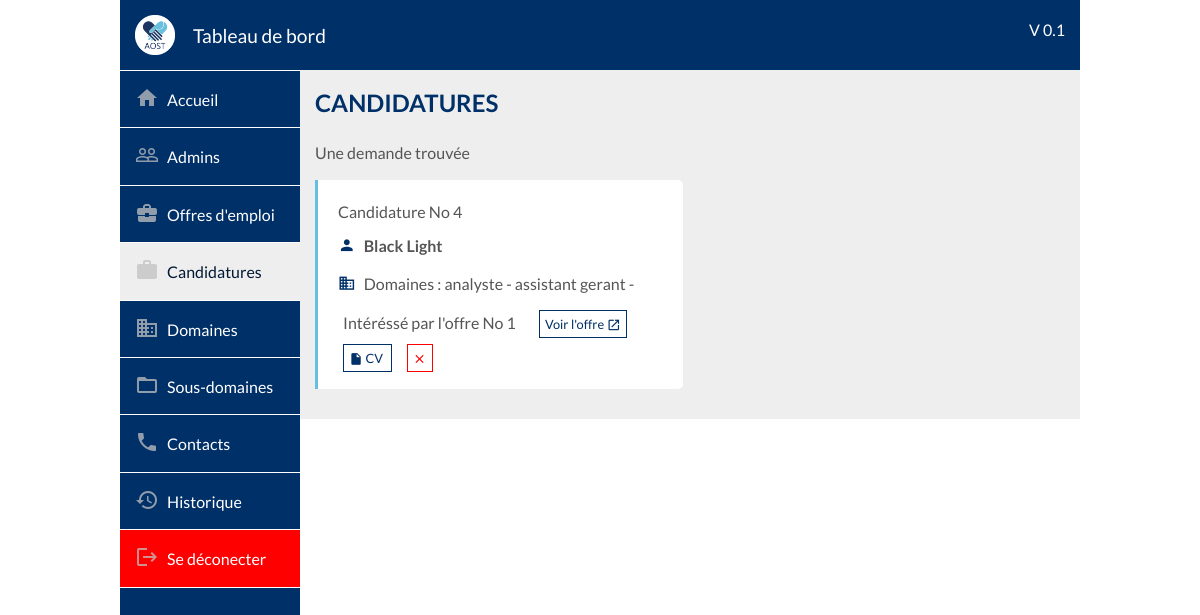
Before: /dashboard/asked-offers/index.php (signed in) with the older database file.
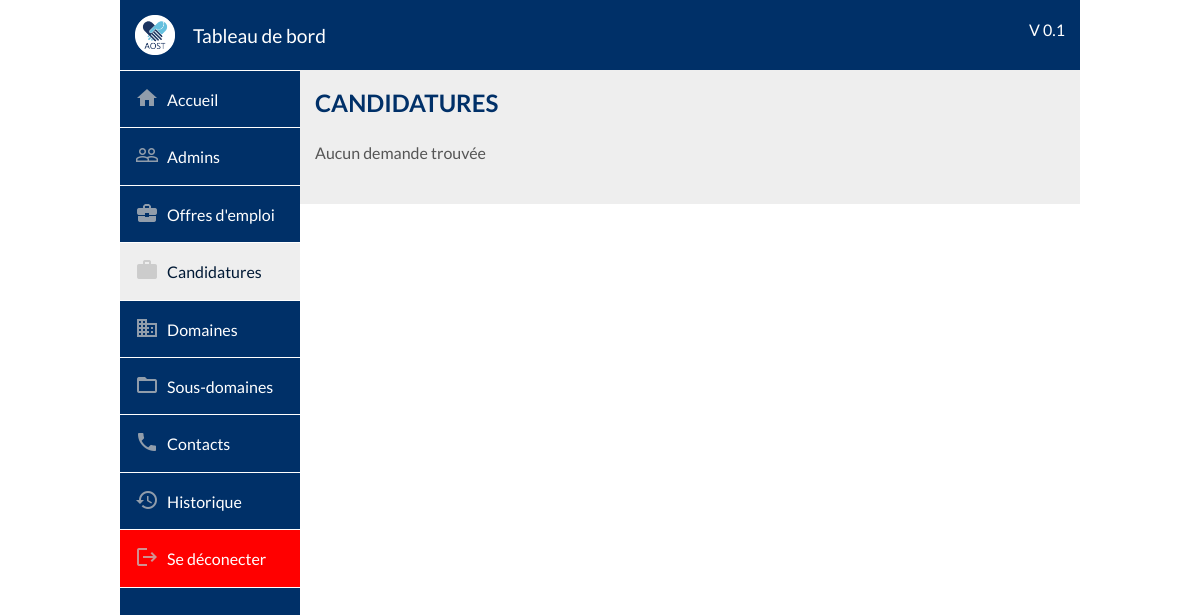
After: the same page with the newer database file.
### tables this page shows
CREATE TABLE IF NOT EXISTS `candidacy` (
  `id` bigint(20) NOT NULL AUTO_INCREMENT,
  `id_offer` bigint(20) NOT NULL,
  `id_subdomain` bigint(20) NOT NULL,
  `city` varchar(100) DEFAULT NULL COMMENT 'Ville du postulant',
  `name` varchar(100) NOT NULL,
  `first_name` varchar(100) DEFAULT NULL,
  `phone` varchar(50) DEFAULT NULL,
  `email` varchar(255) DEFAULT NULL,
  `domains` varchar(200) DEFAULT NULL,
  `about` longtext,
  `cv_file` varchar(255) DEFAULT NULL,
  `motivation_file` varchar(255) DEFAULT NULL,
  `deleted` int(2) NOT NULL DEFAULT '0' COMMENT 'Vaudra 1 si supprimé par un admin',
  `added_at` datetime NOT NULL DEFAULT CURRENT_TIMESTAMP,
  PRIMARY KEY (`id`),
  KEY `id_job` (`id_offer`),
  KEY `fk_subdomain` (`id_subdomain`)
);

### outils/php/Session.class.php (called while the page is built, shortened)
<?php
  class Session
  {
    private $currentPage;
    function __construct($currentPage = "home", $currentSubPage = "", $currentDomain = "", $role_1 = "super", $role_2 = "moderateur")
    {
      $this->currentPage = $currentPage;
    }
    public function getCurrentPage(){
      return $this->currentPage;
    }
    public function setCurrentPage($currentPage){
      $this->currentPage = $currentPage;
    }
    public function presentationPage($title, $img){ ?>
    <?php }
  }
?>

### dashboard/asked-offers/index.php (called while the page is built)
<?php include($_SERVER["DOCUMENT_ROOT"]."/aost/dashboard/outils/php/redirection.php");
	redirection("Demandes d'offre", _DASHBOARD_PHP_PATH."asked-offers/asked-offers.php", "asked-offers", "", _DASHBOARD_PATH."asked-offers/asked-offers.css", _DASHBOARD_PATH."asked-offers/asked-offers.js");
?>

### class/Candidacy.class.php (called while the page is built, shortened)
<?php
class Candidacy
{
    private $_id;
    private $_id_offer;
    private $_name;
    private $_first_name;
    private $_domains;
    private $_cv_file;
    public function __construct(array $data){
        foreach ($data as $key => $value) {
            $method='set'.ucfirst($key);
        }
    }
    public function setId($id){
        $this->_id=intval($id);
    }
    public function getId(){
        return $this->_id;
    }
    public function setId_offer($id_offer){
        $this->_id_offer=intval($id_offer);
    }
    public function getId_offer(){
        return $this->_id_offer;
    }
    public function setName($name){
        $this->_name=htmlentities(strval($name));
    }
    public function getName(){
        return $this->_name;
    }
    public function setFirst_name($first_name){
        $this->_first_name=htmlentities(strval($first_name));
    }
    public function getFirst_name(){
        return $this->_first_name;
    }
    public function setDomains($domains){
        $this->_domains=htmlentities(strval($domains));
    }
    public function getDomains(){
        return $this->_domains;
    }
    public function setCv_file($cv_file){
        $this->_cv_file=strval($cv_file);
    }
    public function getCv_file(){
        return $this->_cv_file;
    }
public function getCandidacys() {
    include(_APP_PATH."bd/server-connect.php");
    $query=$db->prepare("SELECT * FROM candidacy ORDER BY id ASC");
    $candidacy=[];
    if($query->execute()){
        while($data=$query->fetch()){
            $candidacy[]=new Candidacy($data);
        }
        return $candidacy;
    }else{
        return false;
    }
}
}
?>

### dashboard/asked-offers/asked-offers.php (the view, shortened to what this page needs)
<h2 class="margin-top-none" style="display: inline-block">Candidatures</h2>
<?php
$candidacies = $candidacy->getCandidacys();
?>
<span class="stat" style="display: block">
  <?php
  if(count($candidacies) > 1){
    echo count($candidacies)." demandes trouvées";
  }else {
    if(count($candidacies) > 0){
      echo "Une demande trouvée";
    }else {
      echo "Aucun demande trouvée";
    }
  }
  ?>
</span>
<div class="suggest_container">
  <?php foreach ($candidacies as $candidacy) { ?>
    <div class="suggest_block">
      <div class="suggest_row">
        <span class="suggest_col">Candidature No <?php echo $candidacy->getId(); ?></span>
      </div>
      <div class="suggest_row">
        <span class="suggest_title"><i class="material-icons vertical-align-bottom margin-right-5 background-primary">person</i> <?php echo htmlspecialchars_decode($candidacy->getName())." ".htmlspecialchars_decode($candidacy->getFirst_name()); ?></span>
      </div>
      <div class="suggest_row">
        <span class="suggest_col" style="max-width: 100%; overflow: hidden; height: 1.4em;" title="Domaines : <?php echo str_replace(",", " - ", htmlspecialchars_decode($candidacy->getDomains())); ?>">
          <i class="material-icons vertical-align-bottom margin-right-5 background-primary">domain</i>
          Domaines : <?php echo str_replace(",", " - ", htmlspecialchars_decode($candidacy->getDomains())); ?>
        </span>
      </div>
      <div class="suggest_row">
        <span class="suggest_row">Intéréssé par l'offre No <?php echo $candidacy->getId_offer(); ?></span>
        <a href="<?php echo _ROOT_PATH."job/offers/a/Offres d'emploi/".$candidacy->getId_offer()."/" ?>" target="_blank" class="btnEdit" id="" title="Voir l'offre">
          Voir l'offre
          <i class="material-icons vertical-align-bottom">launch</i>
        </a>
      </div>
      <div class="suggest_row">
        <?php if($candidacy->getCv_file() != ""){ ?>
        <span class="btnEdit" id="btnSeeCV<?php echo $candidacy->getId(); ?>" title="Voir le CV" style="margin-left: 5px">
          <i class="material-icons vertical-align-bottom">insert_drive_file</i>
          CV
        </span>
        <?php } ?>
        <span class="btnDelete" id="btnDeleteCandidacy<?php echo $candidacy->getId(); ?>" title="Supprimer cette candidature">
          <i class="material-icons vertical-align-bottom">close</i>
        </span>
      </div>
    </div>
  <?php } ?>
</div>

### dashboard/nav/head.php (shortened to what this page needs)
<!DOCTYPE html>
<html lang="fr">
  <head>
    <link rel="stylesheet" href="<?php echo _ROOT_PATH; ?>outils/css/vars.css">
    <link rel="stylesheet" href="<?php echo _ROOT_PATH; ?>outils/css/global.css">
    <link rel="stylesheet" href="<?php echo _ROOT_PATH; ?>outils/frameworks/trumbowyg/ui/trumbowyg.css">
    <link rel="stylesheet" href="<?php echo _DASHBOARD_PATH; ?>outils/css/global.css">
    <link rel="stylesheet" href="<?php echo _DASHBOARD_PATH; ?>nav/nav.css">

### dashboard/outils/php/redirection.php (shortened to what this page needs)
<?php
  require_once _APP_PATH.'outils/php/Session.class.php';
  $session = new Session();
  function redirection($title, $pageContain, $currentPage, $currentSubPage, $css, $js){
  ?>
  <?php
    include(_DASHBOARD_PHP_PATH."nav/head.php");
    global $session;
    $session->setCurrentPage($currentPage);
    $session->setCurrentSubPage($currentSubPage);
  ?>
      <link rel="stylesheet" href="<?php echo $css; ?>"/>
  	</head>
  	<body>
      <?php include(_DASHBOARD_PHP_PATH."nav/nav.php");  ?>
      <div class="dashbord_item" style="">
        <?php
          if(isset($_SESSION["email"])){
            include($pageContain);
          }else {
            include(_DASHBOARD_PHP_PATH."login/index.php");
          }
        ?>
      </div>
      <?php include(_DASHBOARD_PHP_PATH."footer/footer.php");  ?>
<?php } ?>

### dashboard/nav/nav.php (shortened to what this page needs)
<header>
  <div class="header_left">
    <a href="<?php echo _DASHBOARD_PATH; ?>">
      <img src="<?php echo _ROOT_PATH; ?>img/logo.png" alt="logo AOST">
    </a>
    <span>Tableau de bord</span>
  </div>
  <div class="header_right">
    <span class="hide-on-mobile">V 0.1</span>
  </div>
</header>
<nav class="nav_block">
  <ul>
    <li><a href="<?php echo _DASHBOARD_PATH; ?>home/" class="dashboard_nav_link <?php if($session->getCurrentPage()=="home"){echo "dashboard_nav_link_hover";} ?>"><i class="material-icons vertical-align-bottom">home</i> Accueil</a></li>
    <li><a href="<?php echo _DASHBOARD_PATH; ?>admins/" class="dashboard_nav_link <?php if($session->getCurrentPage()=="admins"){echo "dashboard_nav_link_hover";} ?>" class="dashboard_nav_link"><i class="material-icons vertical-align-bottom">people_outline</i> Admins</a></li>
    <li><a href="<?php echo _DASHBOARD_PATH; ?>offers/" class="dashboard_nav_link <?php if($session->getCurrentPage()=="offers"){echo "dashboard_nav_link_hover";} ?>"><i class="material-icons vertical-align-bottom">business_center</i> Offres d'emploi</a></li>
    <li><a href="<?php echo _DASHBOARD_PATH; ?>asked-offers/" class="dashboard_nav_link <?php if($session->getCurrentPage()=="asked-offers"){echo "dashboard_nav_link_hover";} ?>"><i class="material-icons vertical-align-bottom">work</i> Candidatures</a></li>
    <li><a href="<?php echo _DASHBOARD_PATH; ?>domains/" class="dashboard_nav_link <?php if($session->getCurrentPage()=="domains"){echo "dashboard_nav_link_hover";} ?>"><i class="material-icons vertical-align-bottom">domain</i> Domaines</a></li>
    <li><a href="<?php echo _DASHBOARD_PATH; ?>subdomains/" class="dashboard_nav_link <?php if($session->getCurrentPage()=="subdomains"){echo "dashboard_nav_link_hover";} ?>"><i class="material-icons vertical-align-bottom">folder_open</i> Sous-domaines</a></li>
    <li><a href="#" class="dashboard_nav_link"><i class="material-icons vertical-align-bottom">phone</i> Contacts</a></li>
    <li><a href="#" class="dashboard_nav_link"><i class="material-icons vertical-align-bottom">history</i> Historique</a></li>
    <?php if(isset($_SESSION["email"])){ ?>
      <li><a class="dashboard_nav_link background-danger" id="log_out_btn"><i class="material-icons vertical-align-bottom">logout</i> Se déconecter</a></li>
    <?php } ?>
  </ul>
</nav>

### dashboard/footer/footer.php
</body>
</html>

### outils/css/vars.css (style rules this page uses)
:root { --color-primary : #003068; --color-secondary : #66BFDE; --color-tertiary : #001935; --color-shadow : #eee; --color-text : #555; --color-danger : red; --color-danger-dark : darkred; --color-success : green; --color-success-dark : darkgreen; --border-radius-size : 5px; --nav-text-color : white; --nav-bg-color : var(--color-primary); --nav-text-hover-color: var(--color-secondary); --subNav-text-color: var(--color-primary); --subNav-text-hover-color: var(--color-tertiaire); --nav-mobile-text-color : var(--color-primary); --nav-mobile-hover-text-color : white; --nav-mobile-hover-bg-color : var(--color-primary); --footer-bg-color : var(--color-primary); --footer-bg-color-dark : var(--color-tertiary); --footer-text-color : white; --btn-primary-text-color: white; --btn-primary-bg-color : var(--color-primary); --btn-primary-bg-hover-color : var(--color-tertiary); --btn-danger-text-color: white; --btn-danger-bg-color : var(--color-danger); --btn-danger-bg-hover-color : var(--color-danger-dark); }

### outils/css/global.css (style rules this page uses)
a { color: var(--color-primary); cursor: pointer; text-decoration: none; }
h2 { color: var(--color-primary); text-transform: uppercase; }
body { margin: 0; font-size: 1em; font-weight: 400; line-height: 1.5; text-align: left; font-family: 'Lato'; color: var(--color-text); }
.vertical-align-bottom { vertical-align: bottom !important; }
.margin-top-none { margin-top: 0 !important; }
.background-danger { background-color: var(--color-danger); color: white !important; }
@media (min-width: 992px) { .hide-on-mobile { display: inline-block !important; } }
.suggest_container { display: inline-block; width: 100%; box-sizing: border-box; margin-top: 15px; }
.suggest_block { display: inline-block; box-sizing: border-box; padding: 15px; margin-bottom: 15px; background-color: white; border-left: 3px solid var(--color-secondary); border-radius: 0 var(--border-radius-size) var(--border-radius-size) 0; }
.suggest_block i { font-size: 1.1em; margin-bottom: 0.2em; }
.margin-right-5 { margin-right: 5px; }
.background-primary { color: var(--color-primary); }
.suggest_row { padding: 5px; }
.suggest_col { display: inline-block; }
.suggest_title { max-width: 100%; max-height: 1.4em; overflow: hidden; display: inline-block; font-weight: bold; }

### dashboard/outils/css/global.css (style rules this page uses)
.dashbord_item { box-sizing: border-box; padding: 15px; margin-top: 70px; background-color: var(--color-shadow); }
@media (min-width: 992px) { .dashbord_item { margin-left: 25%; width: 65%; } }
.btnEdit { box-sizing: border-box; padding: 5px; font-size: 0.8em; color: var(--color-primary); border: 1px solid var(--color-primary); cursor: pointer; margin-left: 15px; background-color: white; }
.btnDelete { box-sizing: border-box; padding: 5px; font-size: 0.8em; color: var(--color-danger); border: 1px solid var(--color-danger); cursor: pointer; background-color: white; margin-left: 15px; }
@media (min-width: 576px) { .suggest_block { width: 49%; } }

### dashboard/nav/nav.css (style rules this page uses)
header { background-color: var(--color-primary); color: var(--nav-text-color); height: 70px; position: fixed; top: 0; left: 0; box-sizing: border-box; z-index: 10; }
header .header_left { display: inline-block; }
header .header_right { display: inline-block; float: right; }
.nav_block { background-color: var(--color-primary); }
.nav_block ul { list-style-type: none; padding: 0; margin: 0; height: 100%; overflow: auto; }
.nav_block ul li { text-decoration: none; }
.dashboard_nav_link { display: inline-block; color: var(--nav-text-color); width: 100% !important; box-sizing: border-box; padding: 15px; border-bottom: 1px solid var(--nav-text-color); }
.dashboard_nav_link i { display: inline-block; margin-right: 5px !important; color: #c0c0c0c0; margin-bottom: 0.1em; }
.nav_block ul li:first-child { border-top: 1px solid var(--nav-text-color); }
.dashboard_nav_link:hover, .dashboard_nav_link_hover { color: var(--color-tertiary); background-color: var(--color-shadow); }
.header_left a { margin-left: 15px; }
.header_left a img { height: 40px; margin-top: 15px; vertical-align: -50%; }
.header_left span { font-size: 1.2em; margin-left: 15px; }
.header_right { padding-right: 15px; }
.header_right span { padding-top: 50%; font-size: 1em; }
@media (min-width: 992px) { header { margin-left: 10%; width: 80%; } }
@media (min-width: 992px) { .nav_block { position: fixed; top: 0; box-sizing: border-box; padding-top: 70px; left: 10%; width: 15%; height: 100%; z-index: 5; } }

Changed rows visible on the page:
removed candidacy: id "4", name "Black", first_name "Light", domains "analyste - assistant gerant -…", id_offer "1"
Other visible differences:
text no longer shown: "Une demande trouvée"
text now shown: "Aucun demande trouvée"
